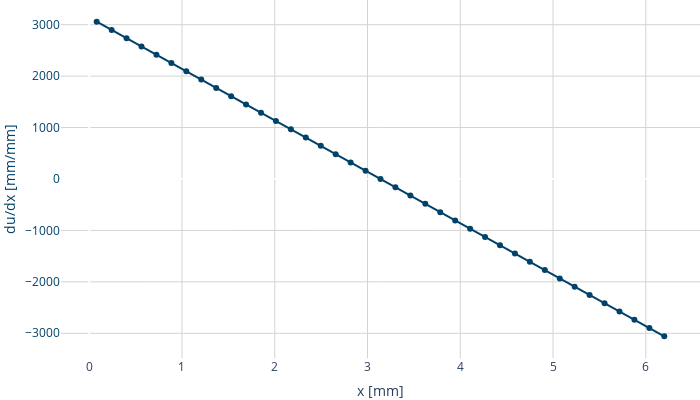

The notebook cell this image was saved under:
### Code cell
model.train()
u, x_g, detJ    = model()
du_dxg = torch.autograd.grad(u, x_g, grad_outputs=torch.ones_like(u), create_graph=True)[0]
# plt.figure()
# plt.plot(x_g.data,du_dxg.data, '-o')
# plt.xlabel("x [mm]")
# plt.ylabel("du/dx [mm/mm]")
# plt.show()

fig = go.Figure()

x_data = x_g.data.numpy()[:,0]
y_data = du_dxg.data.numpy()[:,0]
fig.add_trace(go.Scatter(x=x_data, y=y_data, mode='lines+markers', name='du/dx', line=dict(color='#01426a')
))

fig.update_layout(
    margin=dict(l=0, r=0, t=0, b=0),
    plot_bgcolor='rgba(0,0,0,0)',  # Remove background color
    width=700, 
    height=400,  
    xaxis=dict(title='x [mm]',
    showgrid=True,
    gridcolor='lightgray'),
    yaxis=dict(title='du/dx [mm/mm]',
    showgrid=True,
    gridcolor='lightgray',
    titlefont=dict(color='#01426a'),
    tickfont=dict(color='#01426a'),),
)

fig.show()

### Figure 1 — Plotly figure (JSON) as saved in the notebook; plotly's stock layout.template omitted (floating-point values rounded to 4 significant figures)
{"data": [{"line": {"color": "#01426a"}, "mode": "lines+markers", "name": "du/dx", "type": "scatter", "x": [0.08051, 0.2415, 0.4026, 0.5636, 0.7246, 0.8856, 1.047, 1.208, 1.369, 1.53, 1.691, 1.852, 2.013, 2.174, 2.335, 2.496, 2.657, 2.818, 2.979, 3.14, 3.301, 3.462, 3.623, 3.784, 3.945, 4.106, 4.267, 4.428, 4.589, 4.75, 4.911, 5.072, 5.233, 5.394, 5.555, 5.716, 5.877, 6.038, 6.199], "y": [3059.0, 2898.0, 2737.0, 2576.0, 2415.0, 2254.0, 2093.0, 1932.0, 1771.0, 1610.0, 1449.0, 1288.0, 1127.0, 966.1, 805.1, 644.1, 483.1, 322.0, 161.0, -0.0007754, -161.0, -322.0, -483.1, -644.1, -805.1, -966.1, -1127.0, -1288.0, -1449.0, -1610.0, -1771.0, -1932.0, -2093.0, -2254.0, -2415.0, -2576.0, -2737.0, -2898.0, -3059.0]}], "layout": {"height": 400, "margin": {"b": 0, "l": 0, "r": 0, "t": 0}, "plot_bgcolor": "rgba(0,0,0,0)", "width": 700, "xaxis": {"gridcolor": "lightgray", "showgrid": true, "title": {"text": "x [mm]"}}, "yaxis": {"gridcolor": "lightgray", "showgrid": true, "tickfont": {"color": "#01426a"}, "title": {"font": {"color": "#01426a"}, "text": "du/dx [mm/mm]"}}}}
